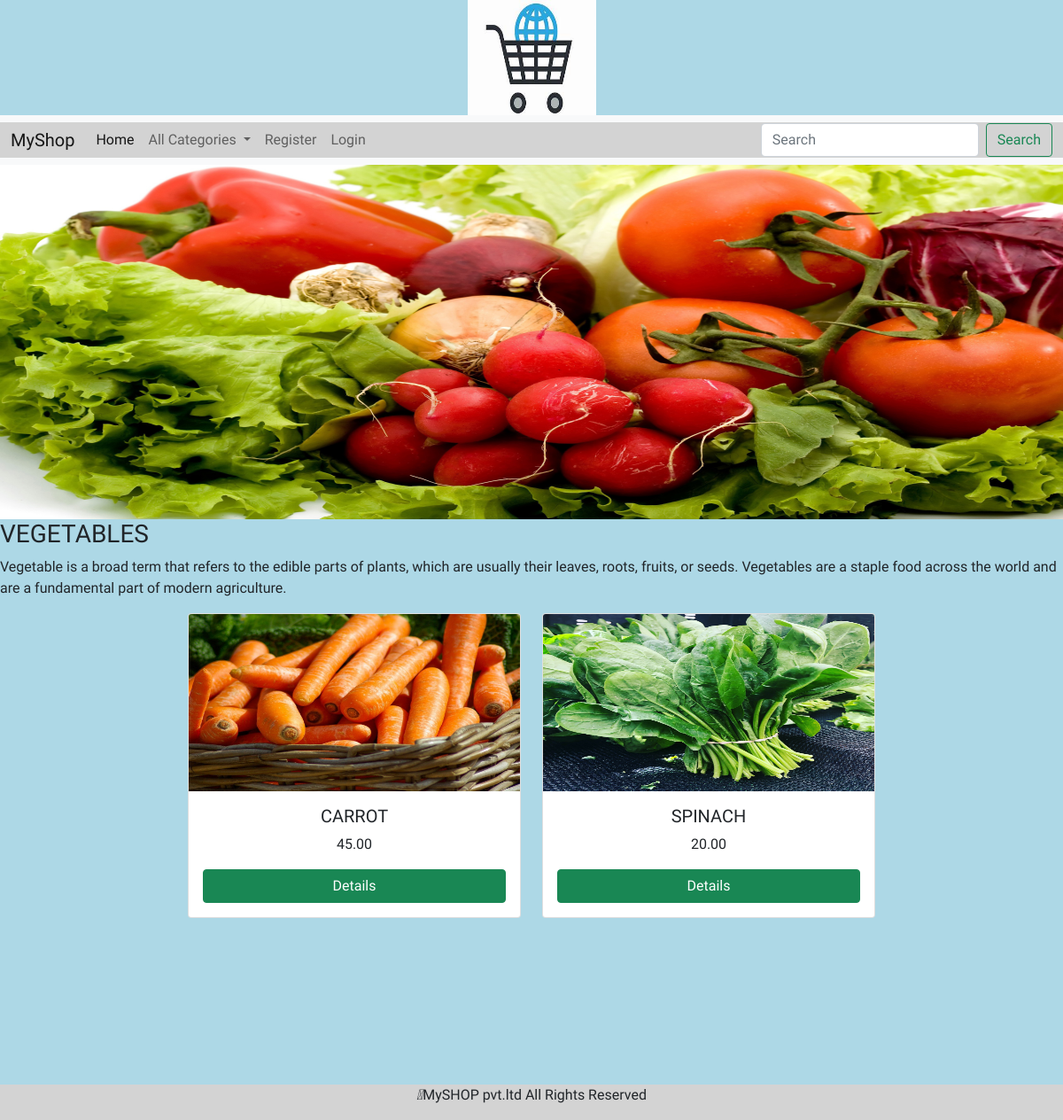
The app's page /allprod/VEGETABLES with its own data.
### shop/models.py (models this page shows, shortened)
class category(models.Model):
    name=models.CharField(max_length=20)
    description=models.TextField()
    image = models.ImageField(upload_to="ecommerce/static.images", null=True, blank=True)

class product(models.Model):
    name = models.CharField(max_length=20)
    description = models.TextField()
    image = models.ImageField(upload_to="product", null=True, blank=True)
    price=models.DecimalField(max_digits=10,decimal_places=2)
    category=models.ForeignKey(category,on_delete=models.CASCADE)
    stock=models.IntegerField()
    available=models.BooleanField(default=True)
    created=models.DateTimeField(auto_now_add=True)
    updated=models.DateTimeField(auto_now=True)

### shop/views.py (the view)
# urls.py: path('allprod/<p>',views.allproducts,name="allprod"),
def allproducts(request,p):
    c=category.objects.get(name=p)
    p=product.objects.filter(category=c)
    return render(request,'products.html',{'c':c,'p':p})

### shop/context_processors.py (called while the page is built)
def menu_links(request):
    c=category.objects.all()
    return{'links':c}

### templates/products.html (shortened to what this page needs)
<!DOCTYPE html>
{% extends 'base.html' %}
{% load static %}
{% block content %}
<img src="{{ c.image.url }}" style="height: 400px; width: 100%">
<h3>{{ c.name }}</h3>
<p>{{ c.description }}</p>
<div class="container-fluid" style="margin-bottom: 180px;">
  <div class="row justify-content-center">
    {% for i in p %}
      <div class="col-sm-4 mb-5">
        <div class="card">
          <img src="{{ i.image.url }}" height="200px" width="100%" class="card-img-top" alt="">
          <div class="card-body">
            <h5 class="card-title text-center">{{ i.name }}</h5>
            <p class="card-text text-center">{{ i.price }}</p>
            <a href="{% url 'shop:details' i.name%}" class="btn btn-success d-block mx-auto">Details</a>
          </div>
        </div>
      </div>
    {% endfor %}
  </div>
</div>
{% endblock %}

### templates/base.html (shortened to what this page needs)
<!DOCTYPE html>
{% load static%}
<html lang="en">
<head>
   <link href="https://cdn.jsdelivr.net/npm/bootstrap@5.0.2/dist/css/bootstrap.min.css" rel="stylesheet">
 <link rel="stylesheet" href="https://cdnjs.cloudflare.com/ajax/libs/font-awesome/4.7.0/css/font-awesome.min.css">
    <link rel="stylesheet" href="{%static 'css/style.css'%}">
</head>
<body>
<header><center>
    <img src="{%static 'images/ecom.png' %}" height="130px" width="145px"></center>
<nav class="navbar navbar-expand-lg navbar-light bg-light" style="background-color:lightgray;">
  <div class="container-fluid">
    <a class="navbar-brand" href="#">MyShop</a>
    <div class="collapse navbar-collapse" id="navbarSupportedContent">
      <ul class="navbar-nav me-auto mb-2 mb-lg-0">
        <li class="nav-item">
          <a class="nav-link active" aria-current="page" href="{% url 'shop:allcat'%} ">Home</a>
        </li>
        <li class="nav-item dropdown">
          <a class="nav-link dropdown-toggle" href="#" id="navbarDropdown" role="button" data-bs-toggle="dropdown" aria-expanded="false">
            All Categories
          </a>
          {% if user.is_authenticated %}
           <li class="nav-item">
          <a class="nav-link" href="{% url 'shop:logout'%}">Logout</a>
        </li>
             <li class="nav-item">
          <a class="nav-link" href="#"><i class="fa fa-shopping-cart" aria-hidden="true"></i></i></a>
        </li>
        {% else %}
        </li>
         <li class="nav-item">
          <a class="nav-link" href="{% url 'shop:register'%}">Register</a>
        </li>
             <li class="nav-item">
          <a class="nav-link" href="{% url 'shop:login'%}">Login</a>
        </li>
        {% endif %}
      </ul>
      <form class="d-flex" method="POST" action="{% url 'search:search' %}">
        <input class="form-control me-2" name="q" type="search" placeholder="Search" aria-label="Search">
        <button class="btn btn-outline-success" type="submit">Search</button>
      </form>
    </div>
  </div>
</nav>
  </header>
{% block content%}
{% endblock %}
<footer>
  <div class="footer"><center>
   <p><i class="fa-solid fa-copyright"></i>MySHOP pvt.ltd All Rights Reserved </p>
  </center></div>
</footer>
</body>
</html>

### static/css/style.css (style rules this page uses)
body { background-color:lightblue; font-family: 'Coustard', serif; }
.footer { height:40px; width:100%; background-color:lightgray; position:fixed; bottom:0; left:0; }
.navbar>.container, .navbar>.container-fluid, .navbar>.container-lg, .navbar>.container-md, .navbar>.container-sm, .navbar>.container-xl, .navbar>.container-xxl { background-color:lightgray; }

### records on screen
category: image (picture), name "VEGETABLES", description "Vegetable is a broad term that refers to the edible parts of plants, which are usually their leaves, roots, fruits, or seeds. Vegetables are a staple food across the world and are a fundamental part of modern agriculture."
product: image (picture), name "CARROT", price "45.00"
product: image (picture), name "SPINACH", price "20.00"
